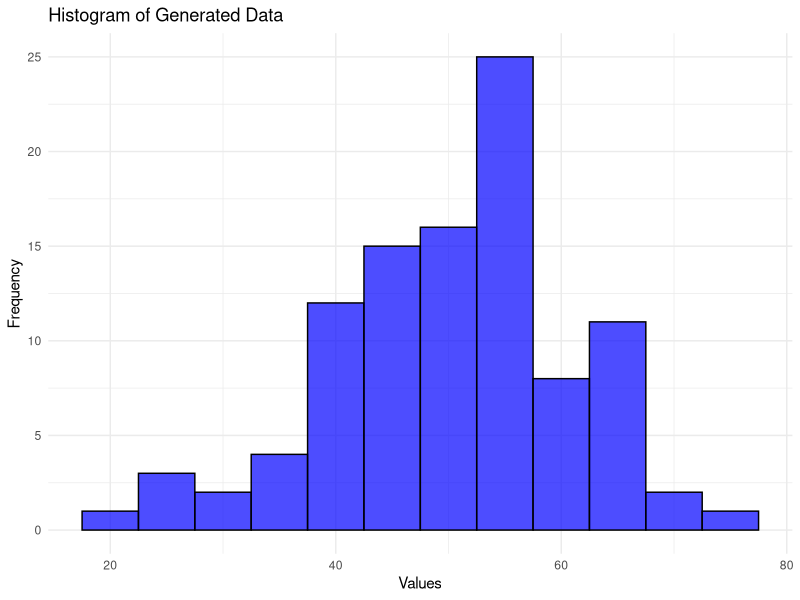

Recreate this plot in R.
library(ggplot2)
set.seed(42)

data <- rnorm(100, mean = 50, sd = 10)
summary_stats <- summary(data)

cat("Summary Statistics:\n")
print(summary_stats)
t_test_result <- t.test(data, mu = 50)

cat("\nT-test Results:\n")
print(t_test_result)

# Create and save a histogram
histogram_plot <- ggplot(data.frame(data), aes(x = data)) +
  geom_histogram(binwidth = 5, color = "black", fill = "blue", alpha = 0.7) +
  labs(title = "Histogram of Generated Data", x = "Values", y = "Frequency") +
  theme_minimal()

# Save the plot
ggsave("histogram.png", plot = histogram_plot)

cat("\nHistogram saved as 'histogram.png'.\n")

